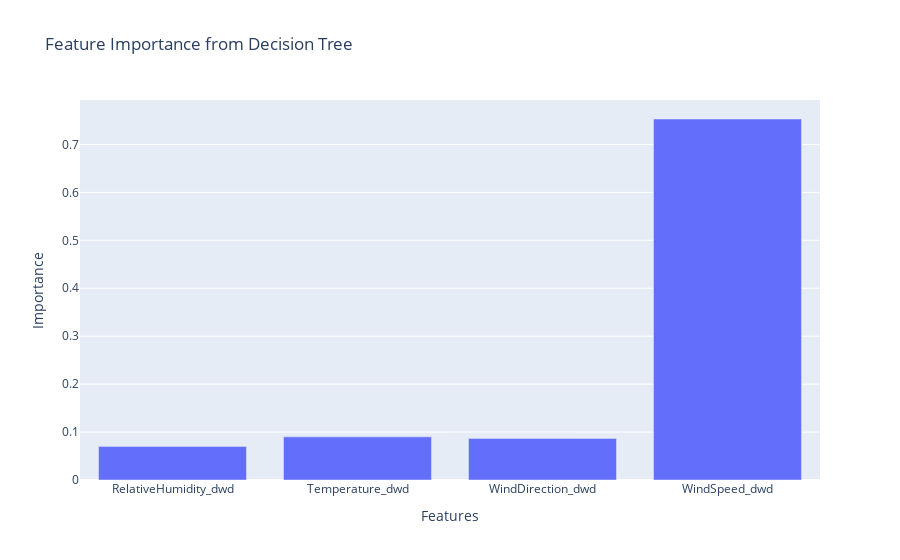

This figure's notebook cell:
### Code cell
import pandas as pd
from sklearn.model_selection import train_test_split
from sklearn.metrics import mean_squared_error
from sklearn.tree import DecisionTreeRegressor
import plotly.express as px

# Define the features and target
features = [
    'RelativeHumidity_dwd', 'Temperature_dwd', 'WindDirection_dwd', 'WindSpeed_dwd',
    # 'RelativeHumidity_ncep', 'Temperature_ncep', 'WindDirection:100_ncep', 'WindSpeed:100_ncep'
]
target = 'Wind_MWh_credit'

# Split the data into training and testing sets
X = df_wind[features]
y = df_wind[target]
X_train, X_test, y_train, y_test = train_test_split(X, y, test_size=0.2, random_state=42)

# Initialize and train the decision tree model
tree_model = DecisionTreeRegressor(random_state=42)
tree_model.fit(X_train, y_train)

# Predict and calculate the mean squared error
y_pred = tree_model.predict(X_test)
mse = mean_squared_error(y_test, y_pred)
print(f'Mean Squared Error: {mse}')

# Extract feature importances
feature_importances = tree_model.feature_importances_

# Convert feature importances to a DataFrame for plotting
feature_importances_df = pd.DataFrame({'Feature': features, 'Importance': feature_importances})

# Plot the feature importances using Plotly
fig = px.bar(feature_importances_df, x='Feature', y='Importance', title='Feature Importance from Decision Tree', labels={'Feature': 'Features', 'Importance': 'Importance'})
fig.show()

### Figure 1 — Plotly figure (JSON) as saved in the notebook; plotly's stock layout.template omitted (floating-point values rounded to 4 significant figures)
{"data": [{"alignmentgroup": "True", "hovertemplate": "Features=%{x}<br>Importance=%{y}<extra></extra>", "legendgroup": "", "marker": {"color": "#636efa", "pattern": {"shape": ""}}, "name": "", "offsetgroup": "", "orientation": "v", "showlegend": false, "textposition": "auto", "type": "bar", "x": ["RelativeHumidity_dwd", "Temperature_dwd", "WindDirection_dwd", "WindSpeed_dwd"], "xaxis": "x", "y": [0.07014, 0.08997, 0.0868, 0.7531], "yaxis": "y"}], "layout": {"barmode": "relative", "legend": {"tracegroupgap": 0}, "title": {"text": "Feature Importance from Decision Tree"}, "xaxis": {"anchor": "y", "domain": [0, 1], "title": {"text": "Features"}}, "yaxis": {"anchor": "x", "domain": [0, 1], "title": {"text": "Importance"}}}}
